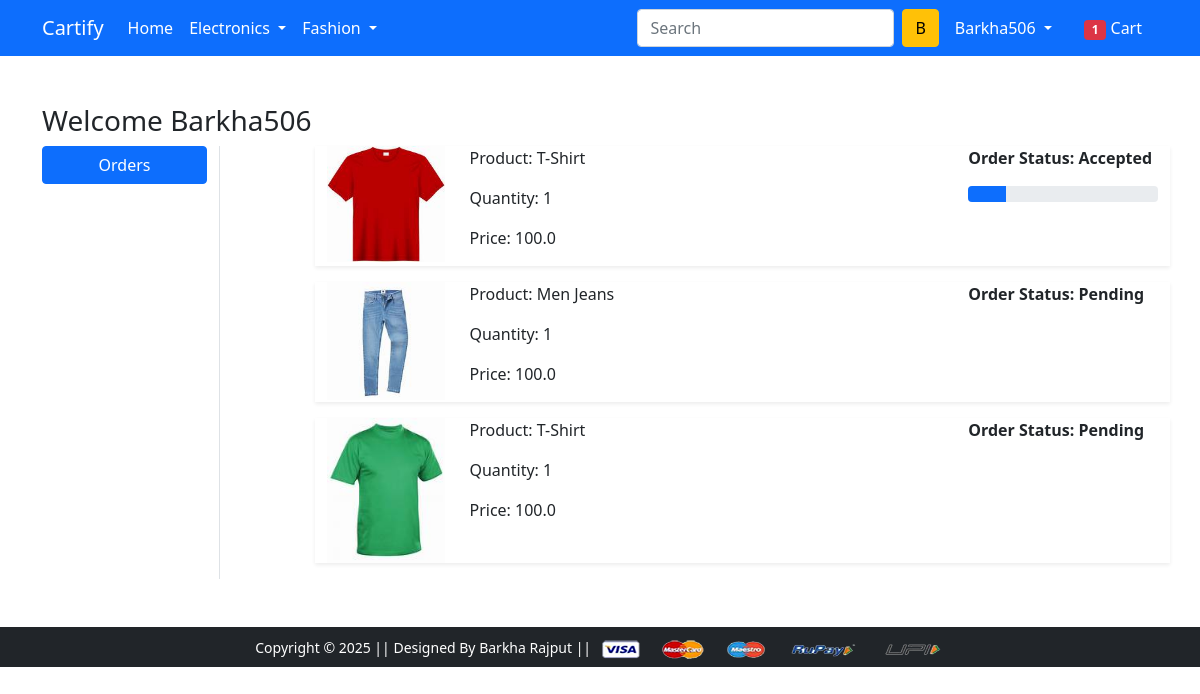
Screenshot of /orders/ (signed in) with the database file from the repository.
### app/models.py (models this page shows, shortened)
class OrderPlaced(models.Model):
    user = models.ForeignKey(User, on_delete=models.CASCADE)
    customer = models.ForeignKey(Customer, on_delete=models.CASCADE)
    product = models.ForeignKey(Product, on_delete=models.CASCADE)
    quantity = models.PositiveIntegerField(default=1)
    ordered_date = models.DateTimeField(auto_now_add=True)
    status = models.CharField(max_length=50, choices=STATUS_CHOICES, default='Pending')
    @property
    def total_cost(self):
        return self.quantity * self.product.discounted_price

class Product(models.Model):
    title = models.CharField(max_length=100)
    selling_price = models.FloatField()
    discounted_price = models.FloatField()
    description = models.TextField()
    brand = models.CharField(max_length=100)
    category = models.CharField(choices=CATEGORY_CHOICES, max_length=2)
    product_image = models.ImageField(upload_to='productimg')

### app/views.py (the view)
# urls.py: path('orders/', views.orders, name='orders'),
@login_required
def orders(request):
 totalitem = 0
 op = OrderPlaced.objects.filter(user=request.user)
 if request.user.is_authenticated:
   totalitem = len(Cart.objects.filter(user=request.user))
 return render(request, 'app/orders.html', {'order_placed': op, 'totalitem':totalitem})

### app/templates/app/orders.html (shortened to what this page needs)
{% extends 'app/base.html' %}
{% load static %}
{% block main-content %}
<div class="container my-5">
 <div class="row">
 <h3>Welcome <span class="text-capitalize">{{request.user}}</span></h3>
  <div class="col-sm-2 border-end">
   <ul class="list-unstyled">
    <li class="d-grid"><a href="{% url 'orders' %}" class="btn btn-primary">Orders</a></li>
   </ul>
  </div>
  <div class="col-sm-9 offset-sm-1">
    {% for op in order_placed %}
   <div class="row shadow-sm mb-3">
    <div class="col-sm-2">
        <img src="{{op.product.product_image.url}}" alt="" srcset="" class="img-fluid" height="150" width="150">
    </div>
    <div class="col-sm-7">
        <p>Product: {{op.product.title}}</p>
        <p>Quantity: {{op.quantity}}</p>
        <p>Price: {{op.total_cost}}</p>
    </div>
    <div class="col-sm-3 fw-bold">
        <p>Order Status: {{op.status}}</p>
        {% if op.status == 'Accepted' %}
        <div class="progress">
            <div class="progress-bar" role="progressbar" style="width: 20%" aria-valuenow="20" aria-valuemin="0" aria-valuemax="100"></div>
        </div>
        {% endif %}
    </div>
   </div>
   {% endfor %}
  </div>
 </div>
</div>
{% endblock main-content %}

### app/templates/app/base.html (shortened to what this page needs)
<!doctype html>
{% load static %}
<html lang="en">
  <head>
    <link href="https://cdn.jsdelivr.net/npm/bootstrap@5.0.0-beta1/dist/css/bootstrap.min.css" rel="stylesheet">
    <link rel="stylesheet" href="{% static 'app/css/owl.carousel.min.css' %}">
    <link rel="stylesheet" href="{% static 'app/css/all.min.css' %}">
    <link rel="stylesheet" href="{% static 'app/css/style.css' %}">
  </head>
  <body>
    <nav class="navbar navbar-expand-lg navbar-dark bg-primary">
     <div class="container">
       <a class="navbar-brand" href="/">Cartify</a>
       <div class="collapse navbar-collapse" id="navbarSupportedContent">
         <ul class="navbar-nav me-auto mb-2 mb-lg-0">
           <li class="nav-item">
             <a class="nav-link active" aria-current="page" href="/">Home</a>
           </li>
           <li class="nav-item dropdown">
             <a class="nav-link dropdown-toggle text-white" href="#" id="electronicsDropdown" role="button" data-bs-toggle="dropdown" aria-expanded="false">
               Electronics
             </a>
           </li>
           <li class="nav-item dropdown">
             <a class="nav-link dropdown-toggle text-white" href="#" id="fashionDropdown" role="button" data-bs-toggle="dropdown" aria-expanded="false">
               Fashion
             </a>
           </li>
         </ul>
         <form class="d-flex">
           <input class="form-control me-2" type="search" placeholder="Search" aria-label="Search">
           <button class="btn btn-warning" type="submit">B</button>
         </form>
         <div>
          <ul class="navbar-nav me-auto mb-2 mb-lg-0">
          {% if request.user.is_authenticated %}
           <li class="nav-item dropdown mx-2">
              <a class="nav-link dropdown-toggle text-white" href="#" id="profileDropdown" role="button" data-bs-toggle="dropdown" aria-expanded="false">
                {{request.user.username|capfirst}} {% comment %} to dynamic username {% endcomment %}
              </a>
            </li>
            <li class="nav-item mx-2">
             <a href="{% url 'showcart' %}" class="nav-link text-white"><span class="badge bg-danger">{{totalitem}}</span> Cart </a>
            </li>
          {% endif %}
          </ul>
         </div>
       </div>
     </div>
    </nav>
    {% block main-content %} {% endblock main-content %}
    <footer class="container-fluid bg-dark text-center p-2 mt-5">
        <small class="text-white">Copyright &copy; 2025 || Designed By Barkha Rajput || </small>
        <img src="{% static 'app/images/payment.png' %}" alt="" srcset="" class="img-fluid" height="2px">
    </footer>
  </body>
</html>

### rows the page displays
OrderPlaced: product.product_image (picture), product "T-Shirt", quantity "1", total_cost "100.0", status "Accepted"
OrderPlaced: product.product_image (picture), product "Men Jeans", quantity "1", total_cost "100.0", status "Pending"
OrderPlaced: product.product_image (picture), product "T-Shirt", quantity "1", total_cost "100.0", status "Pending"

### other values shown
{{ request.user.username|capfirst }} "Barkha506"
{{ totalitem }} "1"
{{ request.user }} "Barkha506"
